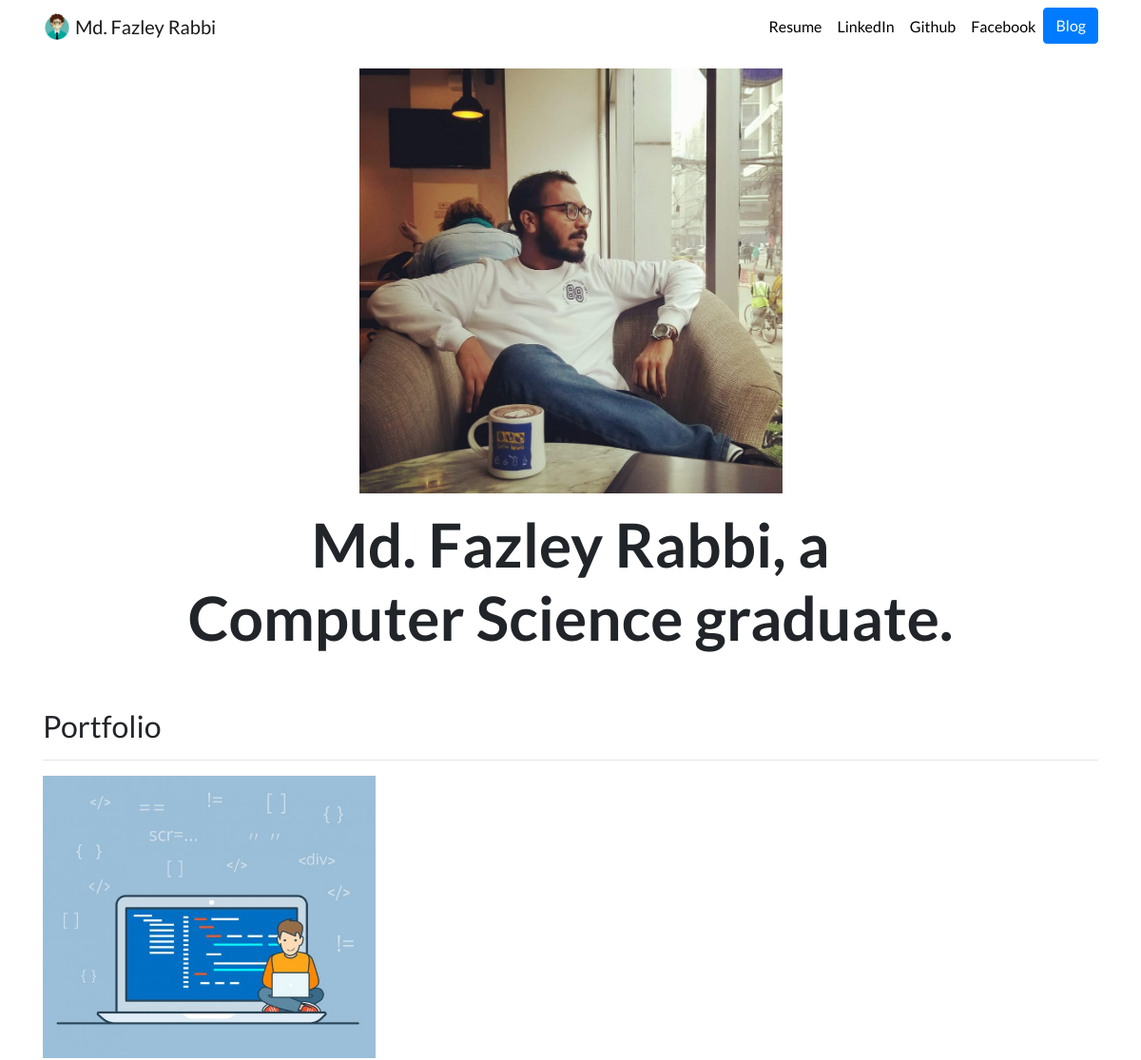
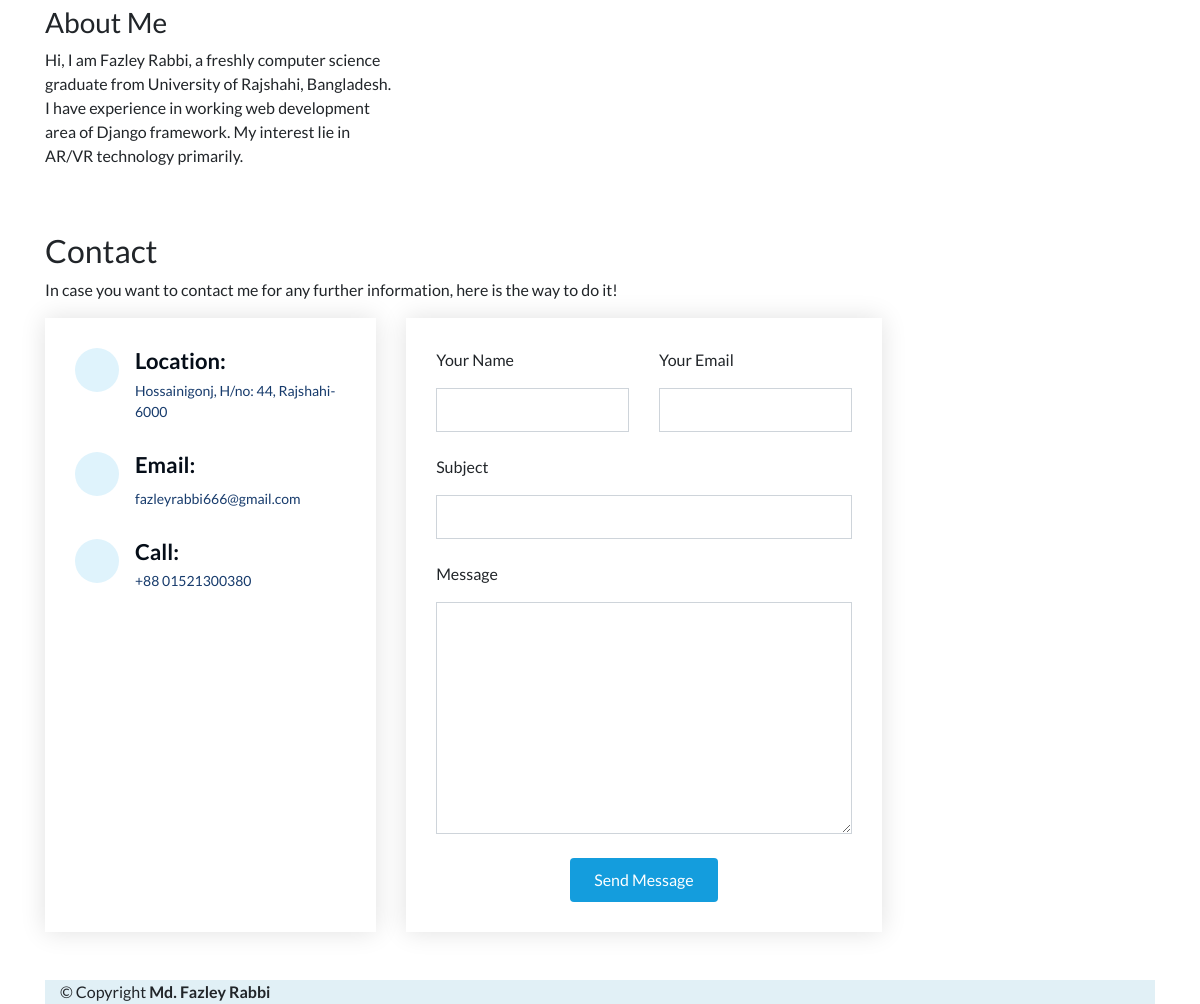
The page / on the database its author committed (2 pictures, top to bottom).
### portfolio/models.py (models this page shows)
class Project(models.Model):
    title = models.CharField(max_length=100)
    description = models.CharField(max_length=250)
    image = models.ImageField(upload_to='portfolio/images/')
    url = models.URLField(blank=True)

### portfolio/views.py (the view)
# urls.py: 2. Add a URL to urlpatterns:  path('', views.home, name='home')
def home(request):
    projects = Project.objects.all()
    return render(request, 'portfolio/home.html', {'projects':projects})

### portfolio/templates/portfolio/home.html (shortened to what this page needs)
{% extends "portfolio/base.html" %}
{% load static %}
{% block content %}
<div class="row justify-content-center my-3">
  <div class="col-5">
    <img src="{% static 'portfolio/DP.jpg' %}" class="img-fluid">
  </div>
</div>
<div class="row justify-content-center mb-3">
  <div class="col-md-9 text-center">
    <h1 id="hometext" class="font-weight-bold">Md. Fazley Rabbi, a Computer Science graduate.</h1>
  </div>
</div>
<h2 class="mt-5">Portfolio</h2>
<hr>
<div class="row">
  {% for project in projects %}
  <div class="col-lg-4 col-md-6">
    {% if project.url %}
    <a href="{{ project.url }}">
      <img src="{{ project.image.url }}" class="img-fluid mb-2">
    </a>
    {% else %}
    <img src="{{ project.image.url }}" class="img-fluid mb-2">
    {% endif %}
    <h3>{{ project.title }}</h3>
    <p>{{ project.description }}</p>
  </div>
  {% endfor %}
  <section id="contact" class="contact bg-ligth py-5">
      <div class="container">
          <div class="section-title">
              <h2>Contact</h2>
              <p>In case you want to contact me for any further information, here is the way to do it!</p>
          </div>
          <div class="row" data-aos="fade-in">
              <div class="col-lg-5 d-flex align-items-stretch">
                  <div class="info">
                      <div class="address">
                          <i class="bi bi-geo-alt"></i>
                          <h4>Location:</h4>
                          <p>Hossainigonj, H/no: 44, Rajshahi-6000</p>
                      </div>
                      <div class="email">
                          <i class="bi bi-envelope"></i>
                          <h4>Email:</h4>
                          <p>fazleyrabbi666@gmail.com</p>
                      </div>
                      <div class="phone">
                          <i class="bi bi-phone"></i>
                          <h4>Call:</h4>
                          <p>+88 01521300380</p>
                      </div>
                  </div>
              </div>
              <div class="col-lg-7 mt-5 mt-lg-0 d-flex align-items-stretch">
                  <form action="forms/contact.php" method="post" role="form" class="php-email-form">
                      <div class="row">
                          <div class="form-group col-md-6">
                              <label for="name">Your Name</label>
                              <input type="text" name="name" class="form-control" id="name" required>
                          </div>
                          <div class="form-group col-md-6">
                              <label for="name">Your Email</label>
                              <input type="email" class="form-control" name="email" id="email" required>
                          </div>
                      </div>
                      <div class="form-group">
                          <label for="name">Subject</label>
                          <input type="text" class="form-control" name="subject" id="subject" required>
                      </div>
                      <div class="form-group">
                          <label for="name">Message</label>
                          <textarea class="form-control" name="message" rows="10" required></textarea>
                      </div>
                      <div class="text-center"><button type="submit">Send Message</button></div>
                  </form>
              </div>
          </div>
      </div>
  </section>
</div>
  <footer id="footer">
      <div class="container">
          <div class="copyright">
              &copy; Copyright <strong><span>Md. Fazley Rabbi</span></strong>
          </div>
      </div>
  </footer>
{% endblock %}

### portfolio/templates/portfolio/base.html (shortened to what this page needs)
{% load static %}
<!doctype html>
<html lang="en">
<head>
  <link rel="stylesheet" href="https://stackpath.bootstrapcdn.com/bootstrap/4.4.1/css/bootstrap.min.css">
  <link rel="stylesheet" href="{% static "portfolio/custom.css" %}">
</head>
<body>
  <nav id="topNav" class="navbar navbar-expand-md navbar-light">
    <div class="container">
      <a class="navbar-brand" href="{% url 'home' %}">
        <img src="{% static "portfolio/logo.png" %}" width="30" height="30" class="d-inline-block align-top" alt="Rabbi's logo">
        <span>Md. Fazley Rabbi</span>
      </a>
      <div class="collapse navbar-collapse text-center" id="navbarNav">
        <ul class="navbar-nav ml-auto">
          <li class="nav-item">
            <a class="nav-link" href="{% static "portfolio/resume.pdf" %}">Resume</a>
          </li>
          <li class="nav-item">
            <a class="nav-link" href="https://www.linkedin.com/in/fazleyrabbi666/" target="_blank">LinkedIn</a>
          </li>
          <li class="nav-item">
            <a class="nav-link" href="https://www.github.com/rabbi16-04" target="_blank">Github</a>
          </li>
          <li class="nav-item">
            <a class="nav-link" href="https://www.facebook.com/fazleyrabbi555/" target="_blank">Facebook</a>
          </li>
          <li>
            <a role="button" href="{% url 'blog:all_blogs' %}" class="btn btn-primary">Blog</a>
          </li>
        </ul>
      </div>
    </div>
  </nav>
  <div class="container">
    {% block content %}
    {% endblock %}
  </div>
</html>

### portfolio/static/portfolio/custom.css (style rules this page uses)
.navbar-nav .nav-link { color: rgba(0,0,0,1) !important; }
body { font-family: 'Lato', sans-serif; }
@media (min-width: 992px) { #hometext { font-size: 4rem; } }
.contact { padding-bottom: 130px; }
.contact .info { padding: 30px; background: #fff; width: 100%; box-shadow: 0 0 24px 0 rgba(0, 0, 0, 0.12); }
.contact .info i { font-size: 20px; color: #149ddd; float: left; width: 44px; height: 44px; background: #dff3fc; display: flex; justify-content: center; align-items: center; border-radius: 50px; transition: all 0.3s ease-in-out; }
.contact .info h4 { padding: 0 0 0 60px; font-size: 22px; font-weight: 600; margin-bottom: 5px; color: #050d18; }
.contact .info p { padding: 0 0 10px 60px; margin-bottom: 20px; font-size: 14px; color: #173b6c; }
.contact .info .email p { padding-top: 5px; }
.contact .php-email-form { width: 100%; padding: 30px; background: #fff; box-shadow: 0 0 24px 0 rgba(0, 0, 0, 0.12); }
.contact .php-email-form .form-group { padding-bottom: 8px; }
.contact .php-email-form .form-group { margin-bottom: 15px; }
.contact .php-email-form label { padding-bottom: 8px; }
.contact .php-email-form input, .contact .php-email-form textarea { border-radius: 0; box-shadow: none; font-size: 14px; }
.contact .php-email-form input { height: 44px; }
.contact .php-email-form textarea { padding: 10px 15px; }
.contact .php-email-form button[type="submit"] { background: #149ddd; border: 0; padding: 10px 24px; color: #fff; transition: 0.4s; border-radius: 4px; }
footer { background: rgb(225, 240, 246); }

### rows shown on the page
Project: image (picture), title "About Me", description "Hi, I am Fazley Rabbi, a freshly computer science graduate from University of Rajshahi, Bangladesh. I have experience in working web development area of Django framework. My interest lie in AR/VR technology primarily."
